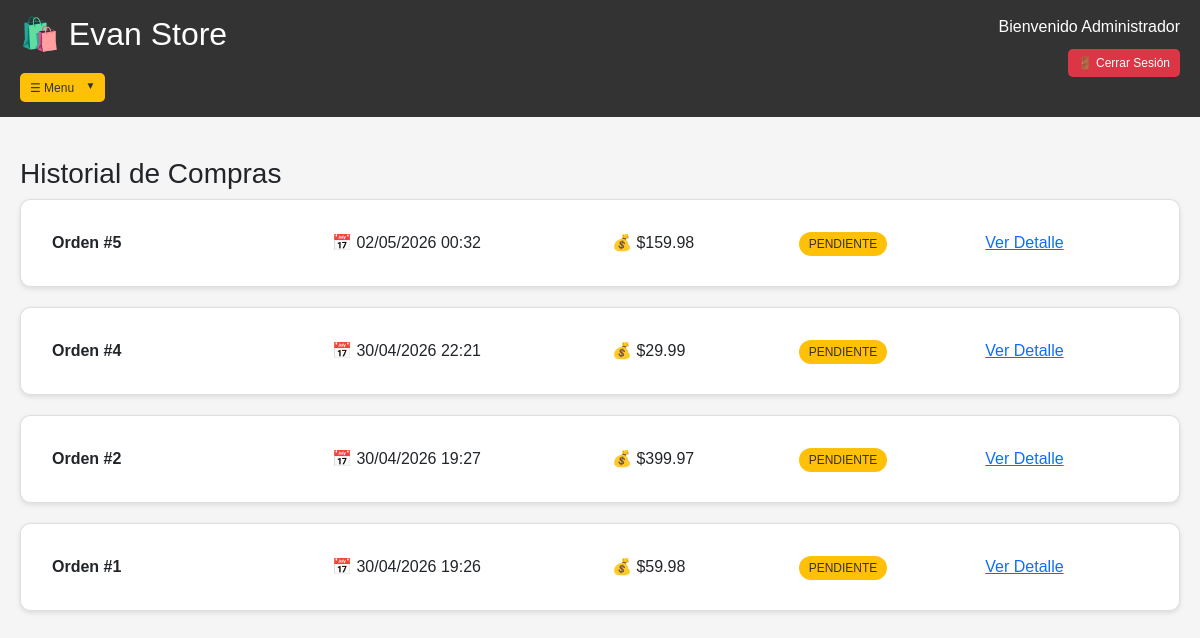
The page /mis-ordenes (signed in) on the database as committed earlier.
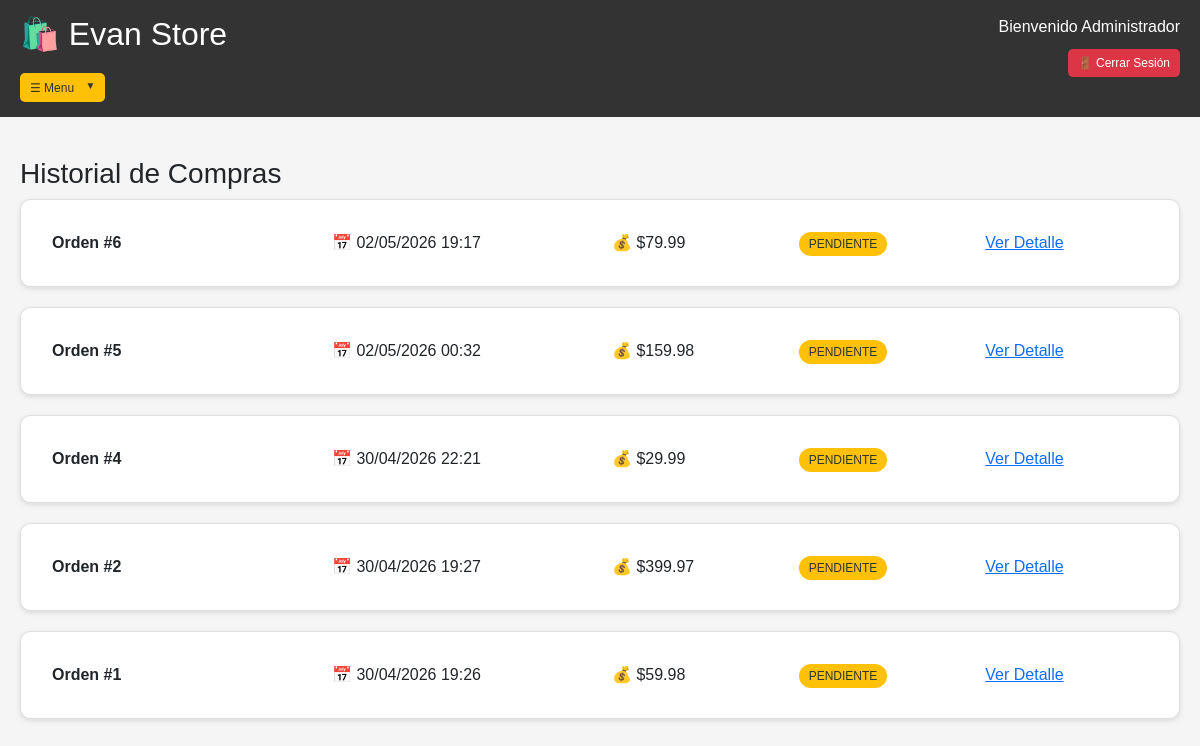
The same page on the database as committed later.
### models.py (models this page shows, shortened)
class Usuario(UserMixin, db.Model):
    id = db.Column(db.Integer, primary_key=True)
    nombre = db.Column(db.String(100), nullable=False)
    usuario = db.Column(db.String(80), unique=True, nullable=False)
    celular = db.Column(db.String(20), nullable=False)
    email = db.Column(db.String(120), unique=True, nullable=False)
    password_hash = db.Column(db.String(255), nullable=False)
    es_admin = db.Column(db.Boolean, default=False)
    fecha_registro = db.Column(db.DateTime, default=datetime.utcnow)

class Orden(db.Model):
    id = db.Column(db.Integer, primary_key=True)
    usuario_id = db.Column(db.Integer, db.ForeignKey('usuario.id'), nullable=False)
    fecha = db.Column(db.DateTime, default=datetime.utcnow)
    total = db.Column(db.Float, nullable=False)
    estado = db.Column(db.String(50), default='pendiente')  # pendiente, pagado, enviado, entregado
    usuario = db.relationship('Usuario', backref='ordenes')

### app.py (the view)
@app.route('/mis-ordenes')
@login_required
def mis_ordenes():
    ordenes = Orden.query.filter_by(usuario_id=current_user.id).order_by(Orden.fecha.desc()).all()
    return render_template('mis_ordenes.html', ordenes=ordenes)

### app.py (called while the page is built)
@login_manager.user_loader
def load_user(user_id):
    return Usuario.query.get(int(user_id))

### templates/mis_ordenes.html (shortened to what this page needs)
<!DOCTYPE html>
<html lang="es">
<head>
    <link href="https://cdn.jsdelivr.net/npm/bootstrap@5.1.3/dist/css/bootstrap.min.css" rel="stylesheet">
    <link rel="stylesheet" href="{{ url_for('static', filename='style.css') }}">
</head>
<body>
    {% include 'navbar.html' %}
    <div class="container">
        <h3>Historial de Compras</h3>
        {% if ordenes %}
            {% for orden in ordenes %}
            <div class="card">
                <div class="card-body">
                    <div class="row">
                        <div class="col-md-3">
                            <strong>Orden #{{ orden.id }}</strong>
                        </div>
                        <div class="col-md-3">
                            📅 {{ orden.fecha.strftime('%d/%m/%Y %H:%M') }}
                        </div>
                        <div class="col-md-2">
                            💰 ${{ "%.2f"|format(orden.total) }}
                        </div>
                        <div class="col-md-2">
                            <span class="estado-{{ orden.estado }}">{{ orden.estado|upper }}</span>
                        </div>
                        <div class="col-md-2">
                            <a href="{{ url_for('ver_orden', orden_id=orden.id) }}" class="btn-ver">Ver Detalle</a>
                        </div>
                    </div>
                </div>
            </div>
            {% endfor %}
        {% else %}
            <div class="alert alert-info">
                🛍️ No tienes órdenes de compra aún.
                <a href="{{ url_for('tienda') }}">¡Comienza a comprar!</a>
            </div>
        {% endif %}
    </div>
</body>
</html>

### templates/navbar.html (shortened to what this page needs)
<link rel="stylesheet" href="{{ url_for('static', filename='style.css') }}">
<div class="navbar">
    <div class="logo-area">
        <h2>🛍️ Evan Store</h2>
        <div class="dropdown" style="margin-top: 10px;">
            <button class="btn btn-warning btn-sm dropdown-toggle" type="button" data-bs-toggle="dropdown">
                ☰   Menu
            </button>
        </div>
    </div>
    <div class="user-area">
        <span>Bienvenido {{ current_user.nombre }}</span>
        <a href="{{ url_for('logout') }}" class="btn btn-danger btn-sm">🚪 Cerrar Sesión</a>
    </div>
</div>

### static/style.css (style rules this page uses)
* { margin: 0; padding: 0; box-sizing: border-box; }
body { font-family: Arial, sans-serif; background: #f5f5f5; min-height: 100vh; }
.navbar { background: #333; padding: 15px 20px; display: flex; justify-content: space-between; align-items: flex-start; flex-wrap: wrap; }
.logo-area h2 { color: white; margin: 0 0 10px 0; }
.user-area { text-align: right; }
.user-area span { display: block; color: white; margin-bottom: 5px; }
.user-area .btn { margin-top: 5px; }
.btn { padding: 8px 16px; border-radius: 5px; border: none; cursor: pointer; font-size: 14px; text-decoration: none; display: inline-block; }
.btn-warning { background: #ffc107; color: #333; }
.btn-danger { background: #dc3545; color: white; }
.btn-sm { padding: 5px 10px; font-size: 12px; }
.dropdown { position: relative; display: inline-block; }
.dropdown-toggle::after { display: inline-block; margin-left: 8px; content: "▼"; font-size: 10px; border: none; }
.container { max-width: 1400px; margin: 40px auto; padding: 0 20px; }
.card { border-radius: 10px; margin-bottom: 20px; background: white; padding: 15px; box-shadow: 0 2px 5px rgba(0,0,0,0.1); }
.estado-pendiente { background: #ffc107; color: #333; padding: 5px 10px; border-radius: 20px; font-size: 12px; }

Rows that differ between the two databases and show on the page:
added Orden: id "6", fecha "02/05/2026 19:17", total "79.99", estado "PENDIENTE"
